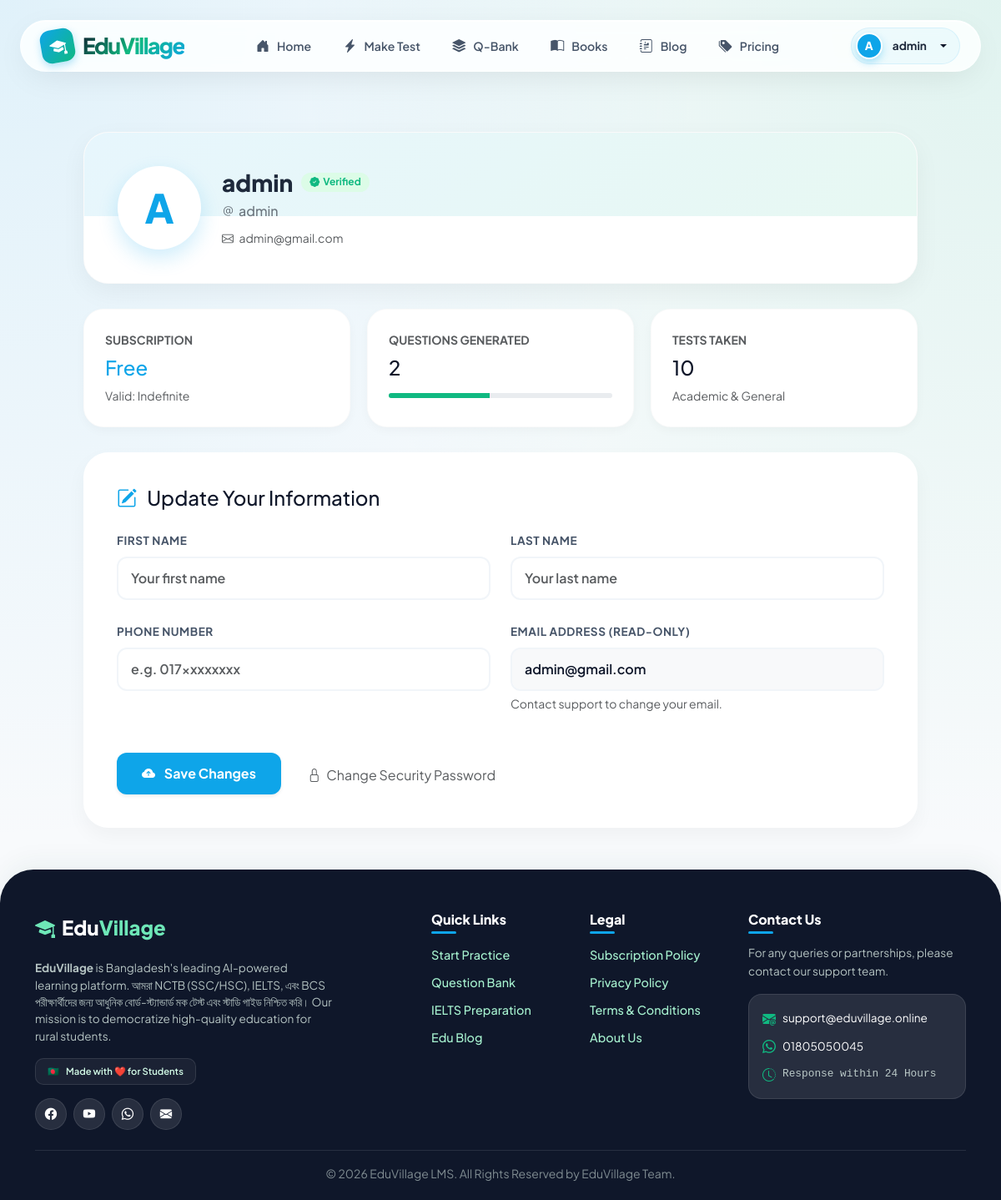
/accounts/profile/ (signed in), run on the app's committed database.
### users/models.py (models this page shows, shortened)
class Profile(models.Model):
    SUBSCRIPTION_CHOICES = (
        ('Free', 'Free'),
        ('Monthly', 'Monthly'),
        ('Yearly', 'Yearly'),
    )
    user = models.OneToOneField(User, on_delete=models.CASCADE, related_name='profile')
    is_paid = models.BooleanField(default=False)
    subscription_type = models.CharField(max_length=20, choices=SUBSCRIPTION_CHOICES, default='Free')
    subscription_expiry = models.DateTimeField(null=True, blank=True)
    is_email_verified = models.BooleanField(default=False)
    stripe_customer_id = models.CharField(max_length=100, blank=True, null=True)
    stripe_subscription_id = models.CharField(max_length=100, blank=True, null=True)
    phone_number = models.CharField(max_length=15, blank=True, null=True)
    monthly_question_count = models.IntegerField(default=0)
    ielts_mock_count = models.IntegerField(default=0)
    extra_tests_balance = models.IntegerField(default=0)
    last_month_reset = models.DateTimeField(default=timezone.now)
    def check_subscription_expiry(self):
        return False

### users/views.py (the view, shortened to what this page needs)
# urls.py: path('accounts/profile/', profile_view, name='profile'),
@login_required
@never_cache
def profile_view(request):
    profile, created = Profile.objects.get_or_create(user=request.user)
    if not profile.is_email_verified:
        messages.warning(request, "Please verify your email first.")
        return redirect("verify_signup_otp")
    return render(request, 'users/profile.html', {'profile': profile})

### templates/users/profile.html (shortened to what this page needs)
{% extends "base.html" %}
{% load static %}
{% block content %}
<div class="profile-container animate__animated animate__fadeIn">
    <div class="profile-header">
        <div class="profile-avatar-wrapper">
            <div class="avatar-circle {% if profile.subscription_type != 'Free' %}premium-border{% endif %}">
                {{ user.username|first|upper }}
            </div>
            <div class="profile-info">
                <h1>
                    {% if user.first_name %}{{ user.first_name }} {{ user.last_name }}{% else %}{{ user.username }}{% endif %}
                    {% if profile.subscription_type != 'Free' %}
                        <span class="badge-premium"><i class="bi bi-patch-check-fill"></i> Premium</span>
                    {% elif profile.is_email_verified %}
                        <span class="badge-verified"><i class="bi bi-patch-check-fill"></i> Verified</span>
                    {% endif %}
                </h1>
                <p class="text-secondary fw-medium mb-1"><i class="bi bi-at me-1"></i>{{ user.username }}</p>
                <div class="d-flex flex-wrap gap-3 mt-2">
                    <span class="small text-muted"><i class="bi bi-envelope me-1"></i> {{ user.email }}</span>
                </div>
            </div>
        </div>
    </div>
    <div class="details-grid">
        <div class="detail-card">
            <div class="text-muted small fw-bold text-uppercase mb-2">Subscription</div>
            <div class="h4 fw-black text-primary mb-0">{{ profile.subscription_type }}</div>
            <div class="small text-muted mt-2">Valid: {{ profile.subscription_expiry|date:"M d, Y"|default:"Indefinite" }}</div>
        </div>
        <div class="detail-card">
            <div class="text-muted small fw-bold text-uppercase mb-2">Questions Generated</div>
            <div class="h4 fw-black text-dark mb-0">{{ profile.monthly_question_count }}</div>
            <div class="progress mt-3" style="height: 6px; border-radius: 10px;">
                <div class="progress-bar bg-success" style="width: 45%"></div>
            </div>
        </div>
        <div class="detail-card">
            <div class="text-muted small fw-bold text-uppercase mb-2">Tests Taken</div>
            <div class="h4 fw-black text-dark mb-0">{{ profile.ielts_mock_count }}</div>
            <div class="small text-muted mt-2">Academic & General</div>
        </div>
    </div>
    <div class="edit-section">
        <h4 class="fw-black text-dark mb-4"><i class="bi bi-pencil-square me-2 text-primary"></i> Update Your Information</h4>
        <form method="POST">
            <div class="row g-4">
                <div class="col-md-6">
                    <label class="form-label">First Name</label>
                    <input type="text" name="first_name" class="form-control" value="{{ user.first_name }}" placeholder="Your first name">
                </div>
                <div class="col-md-6">
                    <label class="form-label">Last Name</label>
                    <input type="text" name="last_name" class="form-control" value="{{ user.last_name }}" placeholder="Your last name">
                </div>
                <div class="col-md-6">
                    <label class="form-label">Phone Number</label>
                    <input type="tel" name="phone_number" class="form-control" value="{{ profile.phone_number|default:'' }}" placeholder="e.g. 017xxxxxxxx">
                </div>
                <div class="col-md-6">
                    <label class="form-label">Email Address (Read-only)</label>
                    <input type="email" class="form-control bg-light" value="{{ user.email }}" readonly>
                    <div class="form-text">Contact support to change your email.</div>
                </div>
                <div class="col-12 mt-5">
                    <button type="submit" class="btn-save shadow-sm">
                        <i class="bi bi-cloud-arrow-up-fill me-2"></i> Save Changes
                    </button>
                    <a href="{% url 'account_change_password' %}" class="btn btn-link text-decoration-none small text-muted ms-3">
                        <i class="bi bi-lock me-1"></i> Change Security Password
                    </a>
                </div>
            </div>
        </form>
    </div>
</div>
{% endblock %}

### templates/base.html (shortened to what this page needs)
<!DOCTYPE html>
{% load static %}
<html lang="en">
<head>
    <link href="https://cdn.jsdelivr.net/npm/bootstrap@5.3.0/dist/css/bootstrap.min.css" rel="stylesheet">
    <link rel="stylesheet" href="https://cdn.jsdelivr.net/npm/bootstrap-icons@1.11.0/font/bootstrap-icons.css">
</head>
<body>
        <nav class="navbar-glass" id="mainNavbar">
        <a class="nav-brand-logo" href="{% url 'index' %}">
            <div class="nav-brand-icon">
                <i class="bi bi-mortarboard-fill"></i>
            </div>
            <span class="brand-text-unique">EduVillage</span>
        </a>
        <ul class="nav-menu d-none d-lg-flex">
            <li class="nav-menu-item">
                <a class="nav-menu-link {% if request.resolver_match.url_name == 'index' %}active{% endif %}" href="{% url 'index' %}">
                    <i class="bi bi-house-door-fill me-1"></i>Home
                </a>
            </li>
            <li class="nav-menu-item">
                <a class="nav-menu-link {% if request.resolver_match.url_name == 'generate_test' %}active{% endif %}" href="{% url 'generate_test' %}">
                    <i class="bi bi-lightning-charge-fill me-1"></i>Make Test
                </a>
            </li>
            <li class="nav-menu-item">
                <a class="nav-menu-link {% if request.resolver_match.url_name == 'take_test' %}active{% endif %}" href="{% url 'take_test' %}">
                    <i class="bi bi-stack me-1"></i>Q-Bank
                </a>
            </li>
            <li class="nav-menu-item">
                <a class="nav-menu-link {% if request.resolver_match.url_name == 'books' %}active{% endif %}" href="{% url 'books' %}">
                    <i class="bi bi-book-half me-1"></i>Books
                </a>
            </li>
            <li class="nav-menu-item">
                <a class="nav-menu-link {% if request.resolver_match.url_name == 'blog:post_list' %}active{% endif %}" href="{% url 'blog:post_list' %}">
                    <i class="bi bi-journal-richtext me-1"></i>Blog
                </a>
            </li>
            <li class="nav-menu-item">
                <a class="nav-menu-link {% if request.resolver_match.url_name == 'upgrade' %}active{% endif %}" href="{% url 'upgrade' %}">
                    <i class="bi bi-tags-fill me-1"></i>Pricing
                </a>
            </li>
        </ul>
        <div class="nav-actions d-none d-lg-flex">
            {% if user.is_authenticated %}
                <div class="dropdown">
                    <a class="nav-profile-wrapper text-decoration-none dropdown-toggle" href="#" data-bs-toggle="dropdown" aria-expanded="false" style="color: inherit;">
                        <div class="nav-profile-avatar {% if user.profile.subscription_type != 'Free' %}premium{% endif %}">
                            {{ user.username|first|upper }}
                        </div>
                        <span class="nav-profile-name">{{ user.username }}</span>
                    </a>
                </div>
            {% endif %}
        </div>
    </nav>
    <main class="container py-5 flex-grow-1" style="position: relative; padding-bottom: 50px !important;">
        {% block content %}{% endblock %}
    </main>
    <footer class="footer-organic mt-auto">
        <div class="container">
            <div class="row g-4">
                <div class="col-lg-4">
                    <a class="footer-logo" href="{% url 'index' %}">
                        <i class="bi bi-mortarboard-fill me-2" style="color: #6ee7b7;"></i>Edu<span>Village</span>
                    </a>
                    <p class="small lh-base opacity-75 mb-3" style="font-size: 0.85rem;">
                        <strong>EduVillage</strong> is Bangladesh's leading AI-powered learning platform. আমরা NCTB (SSC/HSC), IELTS, এবং BCS পরীক্ষার্থীদের জন্য আধুনিক বোর্ড-স্ট্যান্ডার্ড মক টেস্ট এবং স্টাডি গাইড নিশ্চিত করি। Our mission is to democratize high-quality education for rural students.
                    </p>
                    <div class="bd-badge mb-3">
                        <span class="me-2">🇧🇩</span> Made with ❤️ for Students
                    </div>
                    <div class="d-flex gap-2">
                        <a href="https://facebook.com/eduvillage" class="social-circle" title="Follow us on Facebook" aria-label="Facebook"><i class="bi bi-facebook"></i></a>
                        <a href="https://youtube.com/@eduvillage" class="social-circle" title="Subscribe on YouTube" aria-label="YouTube"><i class="bi bi-youtube"></i></a>
                        <a href="https://wa.me/8801805050045" class="social-circle" title="WhatsApp Support" aria-label="WhatsApp"><i class="bi bi-whatsapp"></i></a>
                        <a href="mailto:support@eduvillage.online" class="social-circle" title="Email Us" aria-label="Email"><i class="bi bi-envelope-fill"></i></a>
                    </div>
                </div>
                <div class="col-6 col-lg-2 ms-lg-auto">
                    <h6 class="footer-heading">Quick Links</h6>
                    <ul class="list-unstyled">
                        <li><a href="{% url 'generate_test' %}" class="footer-link">Start Practice</a></li>
                        <li><a href="{% url 'take_test' %}" class="footer-link">Question Bank</a></li>
                        <li><a href="{% url 'ielts:reading_home' %}" class="footer-link">IELTS Preparation</a></li>
                        <li><a href="{% url 'blog:post_list' %}" class="footer-link">Edu Blog</a></li>
                    </ul>
                </div>
                <div class="col-6 col-lg-2">
                    <h6 class="footer-heading">Legal</h6>
                    <ul class="list-unstyled">
                        <li><a href="{% url 'test_policy' %}" class="footer-link">Subscription Policy</a></li>
                        <li><a href="{% url 'privacy' %}" class="footer-link">Privacy Policy</a></li>
                        <li><a href="{% url 'terms' %}" class="footer-link">Terms & Conditions</a></li>
                        <li><a href="{% url 'about' %}" class="footer-link">About Us</a></li>
                    </ul>
                </div>
                <div class="col-lg-3">
                    <h6 class="footer-heading">Contact Us</h6>
                    <p class="opacity-75 mb-3" style="font-size: 0.85rem;">For any queries or partnerships, please contact our support team.</p>
                    <div class="bg-white bg-opacity-10 p-3 rounded-4 border border-white border-opacity-10">
                        <div class="d-flex align-items-center mb-2">
                            <i class="bi bi-envelope-at-fill me-2 text-success" style="font-size: 1rem;"></i>
                            <a href="mailto:support@eduvillage.online" class="text-white text-decoration-none" style="font-size: 0.85rem;">support@eduvillage.online</a>
                        </div>
                        <div class="d-flex align-items-center mb-2">
                            <i class="bi bi-whatsapp me-2 text-success" style="font-size: 1rem;"></i>
                            <a href="https://wa.me/8801805050045" class="text-white text-decoration-none" style="font-size: 0.85rem;" target="_blank">01805050045</a>
                        </div>
                        <div class="d-flex align-items-center">
                            <i class="bi bi-clock-history me-2 text-success" style="font-size: 1rem;"></i>
                            <span class="font-monospace opacity-75" style="font-size: 0.8rem;">Response within 24 Hours</span>
                        </div>
                    </div>
                </div>
            </div>
            <div class="border-top border-white border-opacity-10 mt-4 pt-3 text-center">
                <p class="small mb-0 opacity-50">&copy; 2026 EduVillage LMS. All Rights Reserved by EduVillage Team.</p>
            </div>
        </div>
    </footer>
</body>
</html>

### templates/users/profile.html (style rules this page uses)
:root { --profile-primary: #0ea5e9; --profile-premium: #f59e0b; --profile-verified: #10b981; --profile-bg: #f8fafc; }
.profile-container { max-width: 1000px; margin: 0 auto; }
.profile-header { background: white; border-radius: 30px; padding: 40px; box-shadow: 0 10px 30px rgba(0,0,0,0.05); border: 1px solid rgba(0,0,0,0.02); margin-bottom: 30px; position: relative; overflow: hidden; }
.profile-header::before { content: ''; position: absolute; top: 0; left: 0; width: 100%; height: 100px; background: linear-gradient(135deg, #0ea5e9 0%, #10b981 100%); opacity: 0.1; }
.profile-avatar-wrapper { position: relative; z-index: 1; display: flex; align-items: center; gap: 25px; }
.avatar-circle { width: 100px; height: 100px; background: white; border-radius: 50%; display: flex; align-items: center; justify-content: center; font-size: 3rem; font-weight: 800; color: var(--profile-primary); box-shadow: 0 10px 25px rgba(14, 165, 233, 0.2); border: 4px solid white; }
.profile-info h1 { font-size: 1.75rem; font-weight: 800; margin-bottom: 5px; color: #1e293b; display: flex; align-items: center; gap: 10px; }
.badge-verified { background: #dcfce7; color: #10b981; font-size: 0.75rem; padding: 4px 10px; border-radius: 100px; font-weight: 700; display: inline-flex; align-items: center; gap: 4px; }
.details-grid { display: grid; grid-template-columns: repeat(auto-fit, minmax(280px, 1fr)); gap: 20px; margin-bottom: 30px; }
.detail-card { background: white; padding: 25px; border-radius: 24px; box-shadow: 0 4px 12px rgba(0,0,0,0.03); border: 1px solid rgba(0,0,0,0.02); transition: all 0.3s ease; }
.edit-section { background: white; padding: 40px; border-radius: 30px; box-shadow: 0 10px 25px rgba(0,0,0,0.04); }
.form-label { font-weight: 700; color: #475569; font-size: 0.85rem; text-transform: uppercase; letter-spacing: 0.5px; }
.form-control { border-radius: 12px; padding: 12px 15px; border: 2px solid #f1f5f9; font-weight: 600; }
.btn-save { background: var(--profile-primary); color: white; border: none; padding: 12px 30px; border-radius: 12px; font-weight: 700; transition: all 0.3s; }

### data on the page
Profile: subscription_type "Free", subscription_expiry "Indefinite", monthly_question_count "2", ielts_mock_count "10"

### other printed values
{{ user.username|first|upper }} "A"
{{ user.username }} "admin"
{{ user.email }} "admin@gmail.com"
